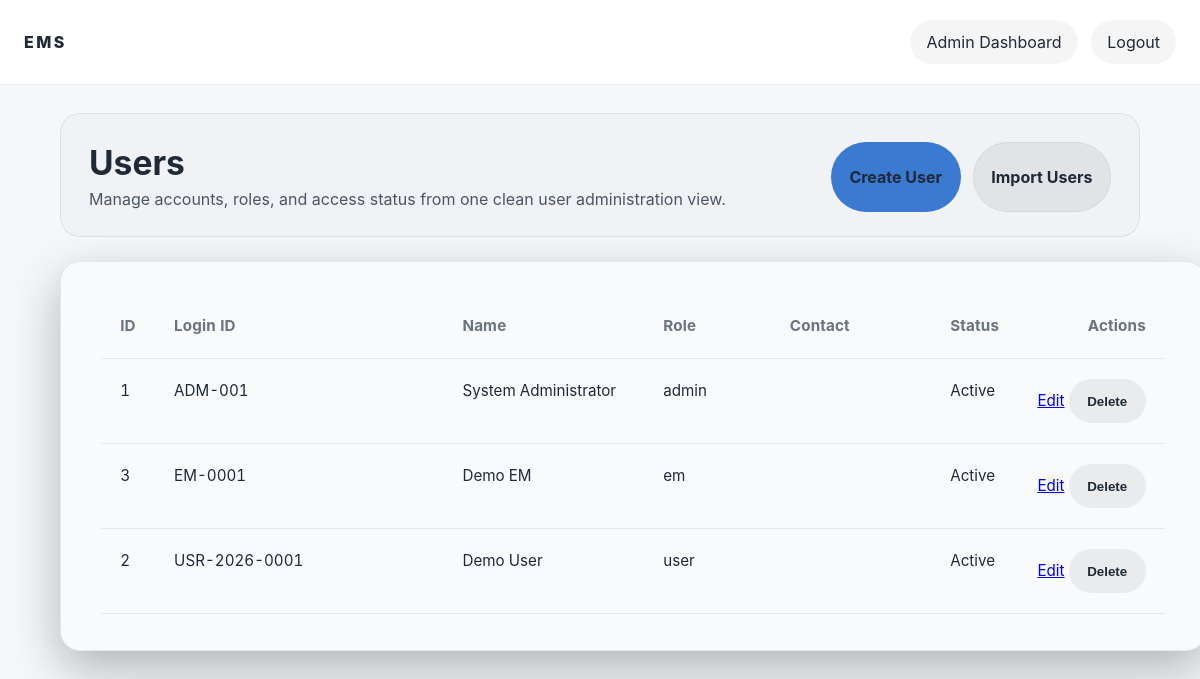
The page /admin/users.php (signed in) on the database its author committed.
### tables this page shows
CREATE TABLE users (
    user_id INTEGER PRIMARY KEY AUTOINCREMENT,
    login_id TEXT NOT NULL UNIQUE,
    password_hash TEXT NOT NULL,
    role TEXT NOT NULL,
    full_name TEXT NOT NULL,
    contact_number TEXT,
    personal_number TEXT,
    address TEXT,
    created_at TEXT NOT NULL DEFAULT (datetime('now')),
    is_active INTEGER NOT NULL DEFAULT 1
);

### admin/users.php (the view, shortened to what this page needs)
<?php
$pdo = get_db_connection();
$usersStmt = $pdo->query('SELECT user_id, login_id, full_name, role, contact_number, is_active FROM users ORDER BY role, full_name');
$users = $usersStmt->fetchAll();
$showNavigation = true;
require_once __DIR__ . '/../includes/header.php';
?>
<section class="page-intro">
    <div>
        <h1>Users</h1>
        <p>Manage accounts, roles, and access status from one clean user administration view.</p>
    </div>
    <div class="page-actions">
        <a class="button button-primary" href="/admin/user_create.php">Create User</a>
        <a class="button button-secondary" href="/admin/import_users.php">Import Users</a>
    </div>
</section>
<section class="card card--wide">
    <?php if (count($users) === 0): ?>
        <p>No users found.</p>
    <?php else: ?>
        <table class="data-table">
            <thead>
                <tr>
                    <th>ID</th>
                    <th>Login ID</th>
                    <th>Name</th>
                    <th>Role</th>
                    <th>Contact</th>
                    <th>Status</th>
                    <th>Actions</th>
                </tr>
            </thead>
            <tbody>
                <?php foreach ($users as $user): ?>
                    <tr>
                        <td><?php echo htmlspecialchars($user['user_id'], ENT_QUOTES, 'UTF-8'); ?></td>
                        <td><?php echo htmlspecialchars($user['login_id'], ENT_QUOTES, 'UTF-8'); ?></td>
                        <td><?php echo htmlspecialchars($user['full_name'], ENT_QUOTES, 'UTF-8'); ?></td>
                        <td><?php echo htmlspecialchars($user['role'], ENT_QUOTES, 'UTF-8'); ?></td>
                        <td><?php echo htmlspecialchars($user['contact_number'], ENT_QUOTES, 'UTF-8'); ?></td>
                        <td><?php echo $user['is_active'] ? 'Active' : 'Inactive'; ?></td>
                        <td>
                            <a href="/admin/user_edit.php?id=<?php echo urlencode($user['user_id']); ?>">Edit</a>
                            <?php if ($user['is_active']): ?>
                                <form method="post" action="/admin/user_delete.php" style="display:inline; margin:0; padding:0;">
                                    <button class="button button-link" type="submit" onclick="return confirm('Deactivate this user?');">Delete</button>
                                </form>
                            <?php endif; ?>
                        </td>
                    </tr>
                <?php endforeach; ?>
            </tbody>
        </table>
    <?php endif; ?>
</section>
<?php require_once __DIR__ . '/../includes/footer.php';

### includes/header.php (shortened to what this page needs)
<?php
$showNavigation = $showNavigation ?? true;
$loggedIn = isset($_SESSION['role']);
$userRole = $_SESSION['role'] ?? '';
?>
<!DOCTYPE html>
<html lang="en">
<head>
    <link rel="stylesheet" href="/assets/css/style.css">
</head>
<body>
<header class="site-header">
    <a class="brand" href="/index.php">EMS</a>
    <?php if ($showNavigation): ?>
    <nav class="site-nav">
        <?php if ($loggedIn): ?>
            <?php if ($userRole === 'admin'): ?>
                <a href="/admin/dashboard.php">Admin Dashboard</a>
            <?php elseif ($userRole === 'user'): ?>
                <a href="/user/dashboard.php">My Complaints</a>
            <?php elseif ($userRole === 'em'): ?>
                <a href="/em/dashboard.php">EM Dashboard</a>
            <?php endif; ?>
            <a href="/logout.php">Logout</a>
        <?php else: ?>
            <a href="/login.php?role=user">User Login</a>
            <a href="/login.php?role=em">EM Login</a>
            <a href="/login.php?role=admin">Admin Login</a>
        <?php endif; ?>
    </nav>
    <?php endif; ?>
</header>
<main class="page-shell">

### includes/footer.php (shortened to what this page needs)
</main>
</body>
</html>

### assets/css/style.css (style rules this page uses)
:root { --color-bg: #F5F7FA; --color-surface: #FFFFFF; --color-card: #F8FAFB; --color-primary: #3B7AD1; --color-primary-variant: #5D8CE6; --color-text: #1F2937; --color-muted: #4B5563; --color-muted-2: #6B7280; --color-border: rgba(113, 128, 150, 0.15); }
body { margin: 0; font-family: 'Inter', system-ui, -apple-system, BlinkMacSystemFont, 'Segoe UI', sans-serif; color: var(--color-text); background: var(--color-bg); }
.site-header { display: flex; justify-content: space-between; align-items: center; gap: 1rem; padding: 1.25rem 1.5rem; background: var(--color-surface); border-bottom: 1px solid var(--color-border); }
.brand, .site-nav a, .role-switcher a, .admin-link a { color: inherit; text-decoration: none; }
.brand { font-weight: 800; letter-spacing: 0.15em; text-transform: uppercase; color: var(--color-text); }
.site-nav a { padding: 0.75rem 1rem; border-radius: 999px; background: rgba(0, 0, 0, 0.04); color: var(--color-text); transition: background 0.2s ease, color 0.2s ease; }
.site-nav { display: flex; flex-wrap: wrap; gap: 0.85rem; }
.page-shell { width: min(1080px, calc(100% - 2rem)); margin: 0 auto; padding: 1.75rem 0 3rem; }
.page-intro { display: flex; flex-wrap: wrap; align-items: center; justify-content: space-between; gap: 1rem; margin-bottom: 1.5rem; padding: 1.75rem 1.75rem 1.5rem; background: rgba(0, 0, 0, 0.02); border: 1px solid var(--color-border); border-radius: 20px; }
.page-actions { display: flex; align-items: flex-start; gap: 0.75rem; }
.page-intro h1 { margin: 0 0 0.5rem; font-size: clamp(1.9rem, 2.8vw, 2.8rem); }
.page-intro p { margin: 0; color: var(--color-muted); max-width: 46rem; }
.page-actions { display: flex; align-items: center; gap: 0.75rem; }
.hero, .card { background: var(--color-card); border: 1px solid var(--color-border); border-radius: 20px; box-shadow: 0 18px 50px rgba(0, 0, 0, 0.28); }
.card { max-width: 520px; margin: 0 auto 2rem; padding: 2rem; }
.card.card--wide { max-width: 100%; width: 100%; margin: 0 auto 2rem; padding: 2rem 2rem 2.25rem; }
.card.card--wide .data-table { min-width: 820px; }
.data-table { width: 100%; min-width: 760px; max-width: calc(100% - 1rem); border-collapse: collapse; margin: 0 auto; table-layout: auto; font-variant-numeric: tabular-nums; }
.data-table th, .data-table td { padding: 1.25rem 1.2rem; vertical-align: top; line-height: 1.6; border-bottom: 1px solid var(--color-border); }
.data-table th { color: var(--color-muted-2); font-size: 0.95rem; font-weight: 700; text-align: left; letter-spacing: 0.01em; white-space: nowrap; }
.data-table td { color: var(--color-text); font-size: 0.95rem; white-space: normal; }
.data-table th:nth-child(1), .data-table td:nth-child(1) { width: 60px; }
.data-table th:nth-child(2), .data-table td:nth-child(2) { width: 36%; }
.data-table th:nth-child(3), .data-table td:nth-child(3) { width: 22%; }
.data-table th:nth-child(4), .data-table td:nth-child(4) { width: 14%; }
.data-table th:nth-child(5), .data-table td:nth-child(5) { width: 18%; }
.data-table th:last-child, .data-table td:last-child { text-align: right; white-space: nowrap; }
.button-link, .page-actions .button-secondary { background: rgba(0, 0, 0, 0.06); color: var(--color-text); border-color: rgba(0, 0, 0, 0.06); }
h1 { margin: 0 0 1rem; font-size: clamp(2rem, 4vw, 3.25rem); line-height: 1.05; }
.button { display: inline-flex; align-items: center; justify-content: center; min-height: 44px; padding: 0.75rem 1.1rem; border-radius: 999px; border: 1px solid transparent; font-weight: 700; text-decoration: none; cursor: pointer; }
.button-primary { background: var(--color-primary); color: var(--color-text); }
.button-secondary { background: rgba(0, 0, 0, 0.06); color: var(--color-text); border-color: rgba(0, 0, 0, 0.06); }

### rows shown on the page
users: user_id "1", login "ADM-001", full_name "System Administrator", role "admin", is_active "Active"
users: user_id "3", login "EM-0001", full_name "Demo EM", role "em", is_active "Active"
users: user_id "2", login "USR-2026-0001", full_name "Demo User", role "user", is_active "Active"
